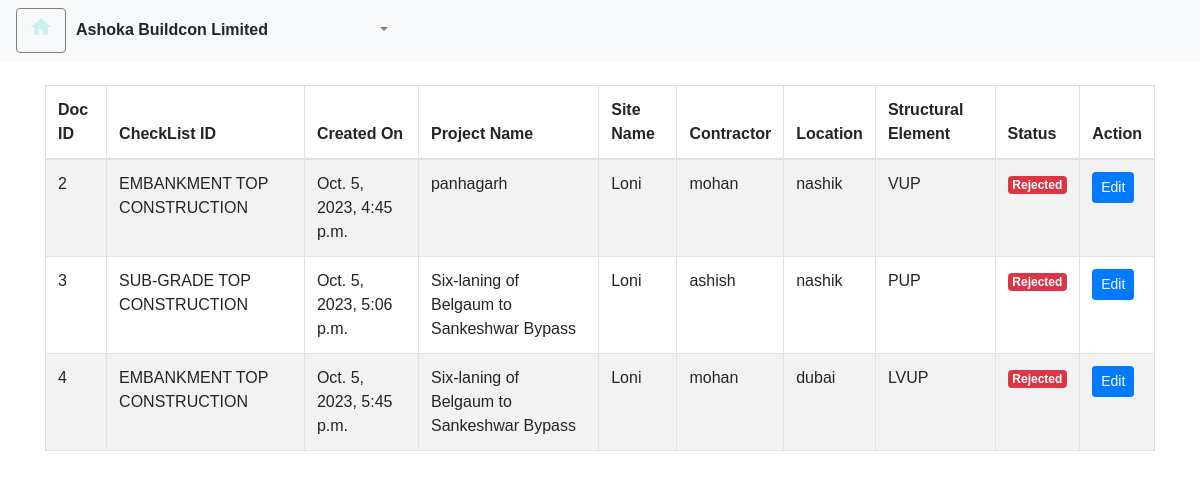
/rejected_chechlists/, run on the app's committed database.
### checkapp/models.py (models this page shows, shortened)
class CheckList_Trans_Header(models.Model):
    Status_choices = (
        ('Completed_By_SiteEngineer & Pending_By_DHEQA','Completed_By_SiteEngineer & Pending_By_DHEQA'),
        ('Completed_By_SiteEngineer & Active_At_DHEQA','Completed_By_SiteEngineer & Active_At_DHEQA'),
        ('Completed_By_DHEQA & Pending_By_ProjectQA','Completed_By_DHEQA & Pending_By_ProjectQA'),
        ('Completed_By_DHEQA & Active_At_ProjectQA','Completed_By_DHEQA & Active_At_ProjectQA'),
        ('Completed_By_ProjectQA & Pending_By_ProjectHead','Completed_By_ProjectQA & Pending_By_ProjectHead'),
        ('Completed_By_ProjectQA & Active_At_ProjectHead','Completed_By_ProjectQA & Active_At_ProjectHead'),
        ('Completed_By_ProjectHead','Completed_By_ProjectHead'),
        ('Rejected','Rejected'),
    )
    Doc_ID = models.AutoField(primary_key=True)
    CheckList_ID = models.ForeignKey(CheckList_Header, on_delete=models.CASCADE)
    Project_Name = models.ForeignKey(Project_Master,on_delete=models.CASCADE)
    Site_Name = models.ForeignKey(Site_Master,on_delete=models.CASCADE,default=True)
    Name_Of_ABLStaff = models.ForeignKey(CustomUser,on_delete=models.CASCADE,related_name='created_by')
    inspection_Start_Date = models.DateTimeField(auto_now_add=True)
    inspection_End_Date = models.DateTimeField(null=True, blank=True)
    Contractor = models.CharField(max_length=100)
    Location = models.CharField(max_length=100)
    Structural_Element = models.ForeignKey(Structural_Element,on_delete=models.CASCADE)
    Chainage = models.CharField(max_length=100)
    Quality_Engineer_status = models.CharField(max_length=70, choices=Quality_Engineer_status,default='Unspecified')
    Quality_Engineer_Comment = models.CharField(max_length=220,editable=True,blank=True)
    Project_Head_Status = models.CharField(max_length=70, choices=Project_Head_Status,default='Unspecified')
    assigned_to = models.ForeignKey(CustomUser,on_delete=models.DO_NOTHING,blank=True,default=None,related_name='assigned_to')
    assigned_to_DHEQA = models.ForeignKey(CustomUser,on_delete=models.DO_NOTHING,null=True,blank=True,default=None,related_name='assigned_to_DHEQA')
    assigned_to_ProjectQA = models.ForeignKey(CustomUser,on_delete=models.DO_NOTHING,blank=True,null=True,default=None,related_name='assigned_to_ProjectQA')
    assigned_to_ProjectHead = models.ForeignKey(CustomUser,on_delete=models.DO_NOTHING,blank=True,null=True,default=None,related_name='assigned_to_ProjectHead')
    is_resolved = models.BooleanField(default=False)
    checklist_status = models.CharField(max_length=70,choices=Status_choices)
    rejected_byDHEQA = models.BooleanField(default=False)

class CheckList_Header(models.Model):
    CheckList_ID = models.AutoField(primary_key=True)
    CheckList_Title = models.CharField(max_length=100)
    def __str__(self):
        return self.CheckList_Title

class Project_Master(models.Model):
    Project_ID = models.AutoField(primary_key=True)
    Project_Name = models.CharField(max_length=100)
    def __str__(self):
        return self.Project_Name

class Site_Master(models.Model):
    Site_ID = models.AutoField(primary_key=True)
    Site_Name = models.CharField(max_length=100)
    Project_Name = models.ForeignKey(Project_Master,on_delete=models.CASCADE)  # New field for project name
    Project_ID = models.IntegerField()
    def __str__(self):
        return self.Site_Name

class Structural_Element(models.Model):
    Struc_Ele_ID = models.AutoField(primary_key=True)
    Structural_Element = models.CharField(max_length=100)
    def __str__(self):
        return self.Structural_Element

### checkapp/display.py (the view)
# urls.py: path('rejected_chechlists/',display.rejected_checklists,name='rejected_chechlists'),
def rejected_checklists(request):
    checklists = CheckList_Trans_Header.objects.filter(rejected_byDHEQA=True)
    context = {'checklists':checklists,'isActive' : True,  'page_title': 'Ashoka Buildcon Limited',
                'customer_name' : 'Ashoka Buildcon Limited'}
    return render(request,'checkapp/rejected_checklists.html',context)

### checkapp/templates/checkapp/rejected_checklists.html (shortened to what this page needs)
{% extends "checkapp/base.html" %}
{% load crispy_forms_tags %}
{% block formcontent %}
<div class="container mt-4">
    <div class="">
                <table class="table table-striped table-bordered">
                    <thead>
                        <tr>
                            <th scope="col">Doc ID</th>
                            <th scope="col">CheckList ID</th>
                            <th scope="col">Created On</th>
                            <th scope="col">Project Name</th>
                            <th scope="col">Site Name</th>
                            <th scope="col">Contractor</th>
                            <th scope="col">Location</th>
                            <th scope="col">Structural Element</th>
                            <th scope="col">Status</th>
                            <th scope="col">Action</th>
                        </tr>
                    </thead>
                    <tbody>
                        {% for checklist in checklists %}
                        <tr>
                            <td>{{ checklist.Doc_ID }}</td>
                            <td>{{ checklist.CheckList_ID }}</td>
                            <td>{{ checklist.inspection_Start_Date }}</td>
                            <td>{{ checklist.Project_Name }}</td>
                            <td>{{ checklist.Site_Name }}</td>
                            <td>{{ checklist.Contractor }}</td>
                            <td>{{ checklist.Location }}</td>
                            <td>{{ checklist.Structural_Element }}</td>
                            <td>
                                {% if checklist.rejected_byDHEQA == True %}
                                    <span class="badge badge-danger">Rejected</span>
                                {% endif %}
                            </td>
                            <td><a href="{% url 'edit_checklist' checklist.pk %}" class="btn btn-primary btn-sm">Edit</a></td>
                        </tr>
                        {% endfor %}
                    </tbody>
                </table>
{% endblock %}

### checkapp/templates/checkapp/base.html (style rules this page uses)
body { font-family: Arial, sans-serif; font-size: 16px; }

### data on the page
CheckList_Trans_Header: Doc_ID "2", CheckList_ID "EMBANKMENT TOP CONSTRUCTION", inspection_Start_Date "Oct. 5, 2023, 4:45 p.m.", Project_Name "panhagarh", Site_Name "Loni", Contractor "mohan", Location "nashik", Structural_Element "VUP", rejected_byDHEQA "Rejected"
CheckList_Trans_Header: Doc_ID "3", CheckList_ID "SUB-GRADE TOP CONSTRUCTION", inspection_Start_Date "Oct. 5, 2023, 5:06 p.m.", Project_Name "Six-laning of Belgaum to Sankeshwar Bypass", Site_Name "Loni", Contractor "ashish", Location "nashik", Structural_Element "PUP", rejected_byDHEQA "Rejected"
CheckList_Trans_Header: Doc_ID "4", CheckList_ID "EMBANKMENT TOP CONSTRUCTION", inspection_Start_Date "Oct. 5, 2023, 5:45 p.m.", Project_Name "Six-laning of Belgaum to Sankeshwar Bypass", Site_Name "Loni", Contractor "mohan", Location "dubai", Structural_Element "LVUP", rejected_byDHEQA "Rejected"

### other printed values
{{ customer_name }} "Ashoka Buildcon Limited"
